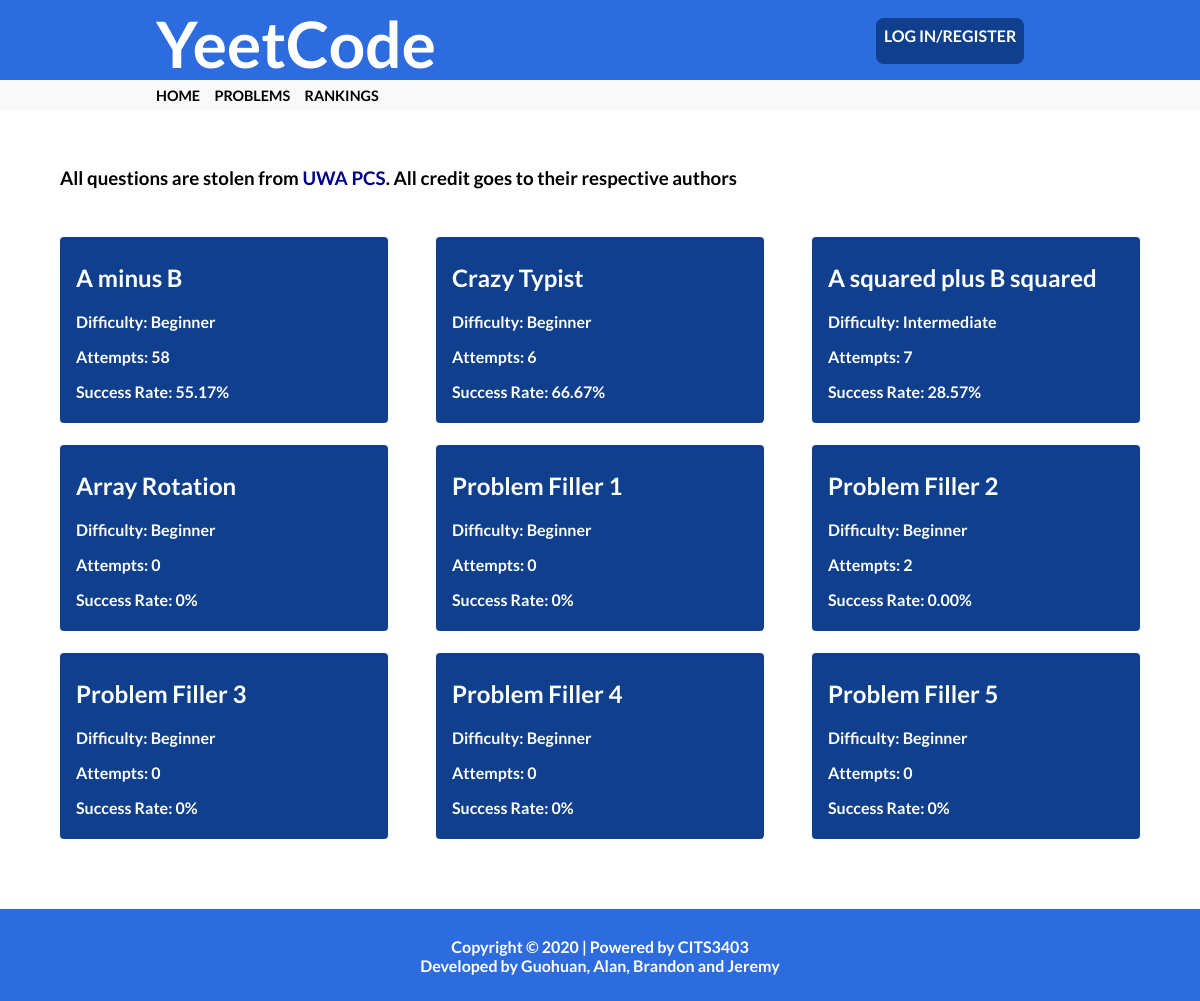
The page /problems on the database its author committed.
### app/models.py (models this page shows, shortened)
class Problem(db.Model):
    id = db.Column(db.Integer, primary_key=True)
    title = db.Column(db.String(100), unique=True, index=True)
    urlTitle = db.Column(db.String(100), unique=True)
    difficulty = db.Column(db.Integer)
    numAttempts = db.Column(db.Integer, default=0)
    numSuccesses = db.Column(db.Integer, default=0)
    dateAdded = db.Column(db.String(10), default = date.today().strftime("%d/%m/%Y"))
    body= db.Column(db.Text())
    timeLimit = db.Column(db.Float)
    testCases = db.relationship('ProblemTestCases', backref="problem")
    problemsCompleted = db.relationship('ProblemsCompleted', backref="problem")

### app/problems/routes.py (the view)
@bp.route('/problems')
def problems():
    problems = Problem.query.all()
    status = {}
    if current_user.is_active:
        problemscompleted = ProblemsCompleted.query.filter_by(userID=current_user.id)
        for pc in problemscompleted:
            status[pc.questionID] = pc.success
    return render_template('problems/problems.html', title='Problems',
                            problems=problems, status=status)

### app/templates/problems/problems.html
{% extends "base.html" %}
{% block cssfiles %}
    <link rel="stylesheet" href="{{ url_for('static', filename='main.css')}}">
    <link rel="stylesheet" href="{{ url_for('static', filename='problems/problem.css')}}">
{% endblock %}
{% block content %}
            <h3 style="margin-left: 5%; padding-top: 1cm;">All questions are stolen from <a href="https://pcs.org.au/" style="color: darkblue;">UWA PCS</a>. All credit goes to their respective authors</h1>
            <div class=questionWrapper>
            {% for problem in problems %}
                <a class="questionBoxLink" href="{{ url_for('problems.problem', title=''.join(problem.title.split()).lower()) }}">
                {% if problem.id in status %}
                <div class="{{ 'questionBoxSolved' if status[problem.id] else 'questionBoxNotSolved'}}">
                {% else %}
            <div class="questionBox">
                {% endif %}
                    <h2> {{ problem.title }} </h2>
                    {%if problem.difficulty == '0'%}
                    <p>Difficulty: Beginner</p>
                    {%elif problem.difficulty == '1'%}
                    <p>Difficulty: Intermediate</p>
                    {%elif problem.difficulty == '2'%}
                    <p>Difficulty: advanced</p>
                    {%elif problem.difficulty == '3'%}
                    <p>Difficulty: Expert</p>
                    {% endif %}
                    <p > Attempts: {{problem.numAttempts}}</p>
                    {% if problem.numAttempts == 0%}
                        <p >Success Rate: 0%</p>
                    {% else %}
                        {% set rate = problem.numSuccesses/problem.numAttempts*100 %}
                        <p >Success Rate: {{'%0.2f' % rate|float}}%</p>
                    {%endif%}
                </div>
                </a>
            {% endfor %}
            </div>
{% endblock %}

### app/templates/base.html (shortened to what this page needs)
<html>
    <head>
      <link rel="stylesheet" href="{{ url_for('static', filename='main.css') }}">
      {% block cssfiles %}{% endblock %}
    </head>
    <body>
      <div id=topsection>
        <div id=header>
            <div id="titlebox">
                <h1 id=title>YeetCode</h1>
            </div>
            <h3 id=login>
                {% if current_user.is_authenticated %}
                <a href="{{url_for('auth.edit_profile', username=current_user.username)}}" style="margin-right: 10px;">Profile</a>
                <a href="{{ url_for('auth.logout') }}">LOGOUT</a>
                {% else %}
                <a href="{{ url_for('auth.login') }}">LOG IN/REGISTER</a>
                {% endif %}
            </h3>
        </div>
        <div id=navigationbar>
            <h3 id=home class=navielement>
                <a href="{{ url_for('main.homepage') }}"> HOME </a>
            </h3>
            <h3 id=questions class=navielement>
                <a href="{{ url_for('problems.problems') }}"> PROBLEMS </a>
            </h3>
            <h3 id=rankings class=navielement>
                <a href="{{ url_for('main.rankings') }}"> RANKINGS </a>
            </h3>
        </div>
      </div>
      {% block content %}{% endblock %}
      <div id=bottom>
        <p id=copyrighttag>
            Copyright &copy 2020 | Powered by CITS3403
            <br>
            Developed by Guohuan, Alan, Brandon and Jeremy
      </div>
    </body>
</html>

### app/static/main.css (style rules this page uses)
body { font-family: Lato, sans-serif; margin: 0; scrollbar-width: none; }
#topsection { position: sticky; left: 0; top: 0; bottom: 0; z-index: 2; width: 100%; }
#header { display: flex; height: 5em; background-color: #2d6cdf; width: 100%; }
#titlebox { margin-left: 13%; display: inline-flex; width: 40%; }
#title { margin-top: 1%; color: white; font-size: 4rem; margin-right: 5cm; }
#login { margin-left: 20%; margin-top: 1.5%; color: white; background-color: #0f3f8d; float: right; padding: 0.5em; font-size: 1em; border-radius: 8px; }
#login > a { color: white; }
#navigationbar { height: 1.9em; background-color: #f9f9f9; color: black; display: flex; }
#home { margin-left: 13%; }
.navielement { margin-top: 0.5em; font-size: 0.9rem; margin-left: 1em; }
a { color: black; text-decoration: none; }
#bottom { background-color: #2d6cdf ; height: 10%; padding-top: 1%; margin-top: 3%; }
#copyrighttag { text-align: center; color: white; }

### app/static/problems/problem.css (style rules this page uses)
html { scrollbar-width: none; }
body { scrollbar-width: none; }
.questionWrapper { width: 90%; margin: 0 auto; margin-top: 3em; margin-bottom: 6em; display: grid; grid-template-columns: repeat(auto-fit, minmax(20em, 1fr)); grid-auto-rows: 10em; grid-gap: 3em; }
.questionBox { background-color: #0f3f8d; color: white; padding: 0.4em; padding-left: 1em; border-radius: 4px; }

### rows shown on the page
Problem: title "A minus B", difficulty "Difficulty: Beginner", numAttempts "58", value "55.17"
Problem: title "Crazy Typist", difficulty "Difficulty: Beginner", numAttempts "6", value "66.67"
Problem: title "A squared plus B squared", difficulty "Difficulty: Intermediate", numAttempts "7", value "28.57"
Problem: title "Array Rotation", difficulty "Difficulty: Beginner", numAttempts "0", shows "Success Rate: 0%"
Problem: title "Problem Filler 1", difficulty "Difficulty: Beginner", numAttempts "0", shows "Success Rate: 0%"
Problem: title "Problem Filler 2", difficulty "Difficulty: Beginner", numAttempts "2", numSuccesses "0.00"
Problem: title "Problem Filler 3", difficulty "Difficulty: Beginner", numAttempts "0", shows "Success Rate: 0%"
Problem: title "Problem Filler 4", difficulty "Difficulty: Beginner", numAttempts "0", shows "Success Rate: 0%"
Problem: title "Problem Filler 5", difficulty "Difficulty: Beginner", numAttempts "0", shows "Success Rate: 0%"
